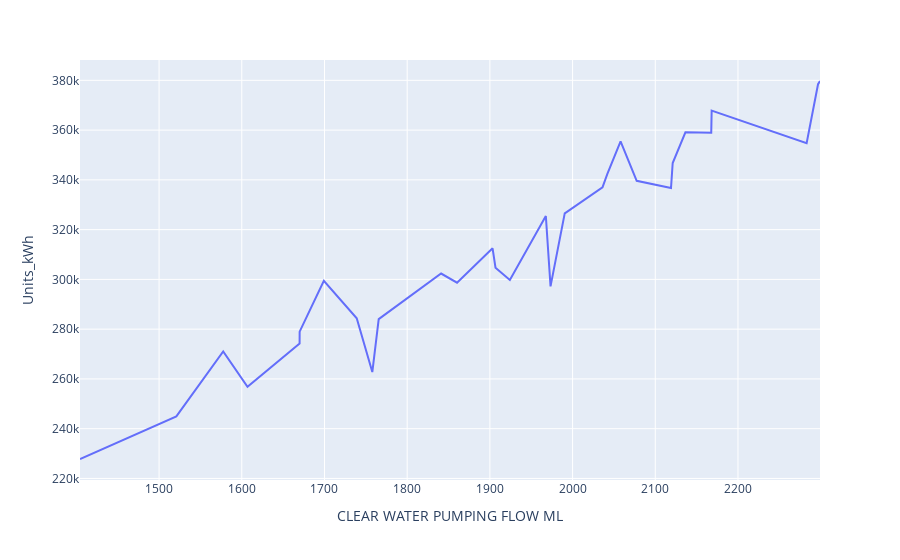

Notebook code for this chart:
### Code cell
sorted_data = df.sort_values(by='CLEAR WATER PUMPING FLOW ML')

fig = px.line(sorted_data, x="CLEAR WATER PUMPING FLOW ML", y="Units_kWh", hover_data=['Standardized_Date','RAW WATER FLOW IN ML'])
fig.show()

### Figure 1 — Plotly figure (JSON) as saved in the notebook; plotly's stock layout.template omitted (floating-point values rounded to 4 significant figures)
{"data": [{"customdata": [["2022-07-31", 1600.0], ["2022-08-31", 1753.0], ["2022-02-28", 1833.0], ["2022-06-30", 1815.0], ["2022-09-30", 1910.0], ["2022-01-31", 1928.0], ["2022-04-30", 1944.0], ["2021-12-31", 1998.0], ["2022-05-31", 2017.0], ["2023-02-28", 2057.0], ["2022-11-30", 2122.0], ["2022-03-31", 2169.0], ["2023-07-31", 2068.0], ["2022-10-31", 2202.0], ["2023-01-31", 2238.0], ["2022-12-31", 2272.0], ["2023-10-31", 2131.0], ["2023-03-31", 2311.0], ["2024-01-31", 2255.0], ["2023-11-30", 2231.0], ["2023-04-30", 2393.0], ["2023-09-30", 2263.0], ["2023-05-31", 2451.0], ["2023-06-30", 2406.0], ["2024-04-30", 2362.0], ["2024-02-29", 2404.0], ["2023-08-31", 2350.0], ["2024-05-31", 2486.0], ["2023-12-31", 2395.0], ["2024-03-31", 2586.0]], "hovertemplate": "CLEAR WATER PUMPING FLOW ML=%{x}<br>Units_kWh=%{y}<br>Standardized_Date=%{customdata[0]}<br>RAW WATER FLOW IN ML=%{customdata[1]}<extra></extra>", "legendgroup": "", "line": {"color": "#636efa", "dash": "solid"}, "marker": {"symbol": "circle"}, "mode": "lines", "name": "", "orientation": "v", "showlegend": false, "type": "scatter", "x": [1404.0, 1521.0, 1578.0, 1607.0, 1670.0, 1670.0, 1699.0, 1739.0, 1758.0, 1766.0, 1841.0, 1860.0, 1903.0, 1907.0, 1924.0, 1968.0, 1973.0, 1991.0, 2036.0, 2042.0, 2058.0, 2078.0, 2119.0, 2121.0, 2136.0, 2168.0, 2168.0, 2283.0, 2297.0, 2299.0], "xaxis": "x", "y": [227816, 244952, 271048, 256808, 274192, 278984, 299392, 284352, 262752, 284016, 302344, 298664, 312488, 304680, 299784, 325496, 297184, 326536, 337032, 342376, 355440, 339606, 336744, 346766, 359136, 358912, 367832, 354696, 378448, 379736], "yaxis": "y"}], "layout": {"legend": {"tracegroupgap": 0}, "margin": {"t": 60}, "xaxis": {"anchor": "y", "domain": [0, 1], "title": {"text": "CLEAR WATER PUMPING FLOW ML"}}, "yaxis": {"anchor": "x", "domain": [0, 1], "title": {"text": "Units_kWh"}}}}
